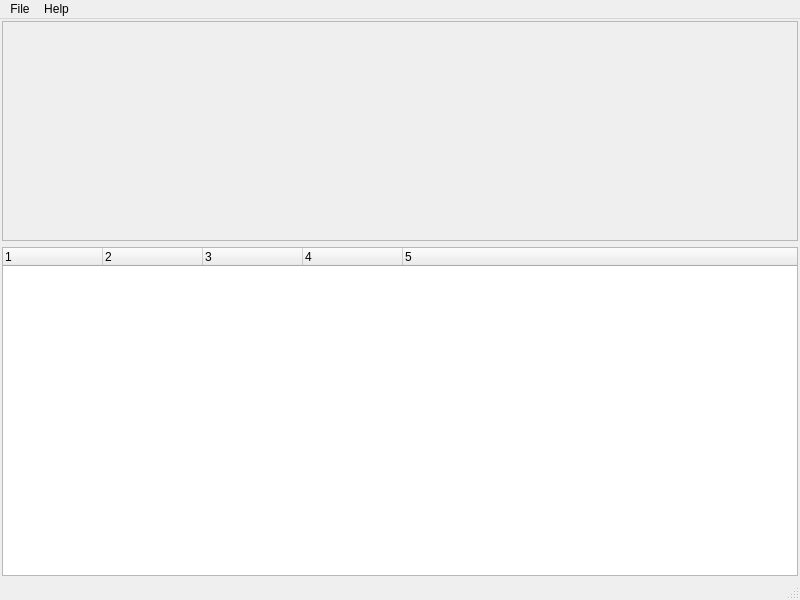
<?xml version="1.0" encoding="UTF-8"?>
<ui version="4.0">
 <class>ProfilingViewer</class>
 <widget class="QMainWindow" name="ProfilingViewer">
  <property name="geometry">
   <rect>
    <x>0</x>
    <y>0</y>
    <width>800</width>
    <height>600</height>
   </rect>
  </property>
  <property name="windowTitle">
   <string>MainWindow</string>
  </property>
  <widget class="QWidget" name="centralwidget">
   <layout class="QGridLayout" name="gridLayout" rowstretch="2,3">
    <property name="leftMargin">
     <number>2</number>
    </property>
    <property name="topMargin">
     <number>2</number>
    </property>
    <property name="rightMargin">
     <number>2</number>
    </property>
    <property name="bottomMargin">
     <number>2</number>
    </property>
    <item row="0" column="0">
     <widget class="QScrollArea" name="scrollArea">
      <property name="widgetResizable">
       <bool>true</bool>
      </property>
      <widget class="QWidget" name="scrollAreaWidgetContents">
       <property name="geometry">
        <rect>
         <x>0</x>
         <y>0</y>
         <width>794</width>
         <height>216</height>
        </rect>
       </property>
      </widget>
     </widget>
    </item>
    <item row="1" column="0">
     <widget class="QTreeWidget" name="profileTree">
      <property name="editTriggers">
       <set>QAbstractItemView::NoEditTriggers</set>
      </property>
      <property name="showDropIndicator" stdset="0">
       <bool>false</bool>
      </property>
      <property name="alternatingRowColors">
       <bool>true</bool>
      </property>
      <property name="selectionMode">
       <enum>QAbstractItemView::SingleSelection</enum>
      </property>
      <property name="rootIsDecorated">
       <bool>true</bool>
      </property>
      <property name="animated">
       <bool>true</bool>
      </property>
      <property name="columnCount">
       <number>5</number>
      </property>
      <column>
       <property name="text">
        <string notr="true">1</string>
       </property>
      </column>
      <column>
       <property name="text">
        <string notr="true">2</string>
       </property>
      </column>
      <column>
       <property name="text">
        <string notr="true">3</string>
       </property>
      </column>
      <column>
       <property name="text">
        <string notr="true">4</string>
       </property>
      </column>
      <column>
       <property name="text">
        <string notr="true">5</string>
       </property>
      </column>
     </widget>
    </item>
   </layout>
  </widget>
  <widget class="QMenuBar" name="menubar">
   <property name="geometry">
    <rect>
     <x>0</x>
     <y>0</y>
     <width>800</width>
     <height>22</height>
    </rect>
   </property>
   <widget class="QMenu" name="menuAbout">
    <property name="title">
     <string>Help</string>
    </property>
    <addaction name="actionAbout_Qt"/>
   </widget>
   <widget class="QMenu" name="menuFile">
    <property name="title">
     <string>File</string>
    </property>
    <addaction name="actionOpen_file"/>
    <addaction name="separator"/>
    <addaction name="actionQuit"/>
   </widget>
   <addaction name="menuFile"/>
   <addaction name="menuAbout"/>
  </widget>
  <widget class="QStatusBar" name="statusbar"/>
  <action name="actionAbout_Qt">
   <property name="text">
    <string>About Qt</string>
   </property>
  </action>
  <action name="actionOpen_file">
   <property name="text">
    <string>Open file</string>
   </property>
  </action>
  <action name="actionQuit">
   <property name="text">
    <string>Quit</string>
   </property>
  </action>
 </widget>
 <resources/>
 <connections>
  <connection>
   <sender>actionQuit</sender>
   <signal>triggered()</signal>
   <receiver>ProfilingViewer</receiver>
   <slot>close()</slot>
   <hints>
    <hint type="sourcelabel">
     <x>-1</x>
     <y>-1</y>
    </hint>
    <hint type="destinationlabel">
     <x>399</x>
     <y>299</y>
    </hint>
   </hints>
  </connection>
 </connections>
</ui>
